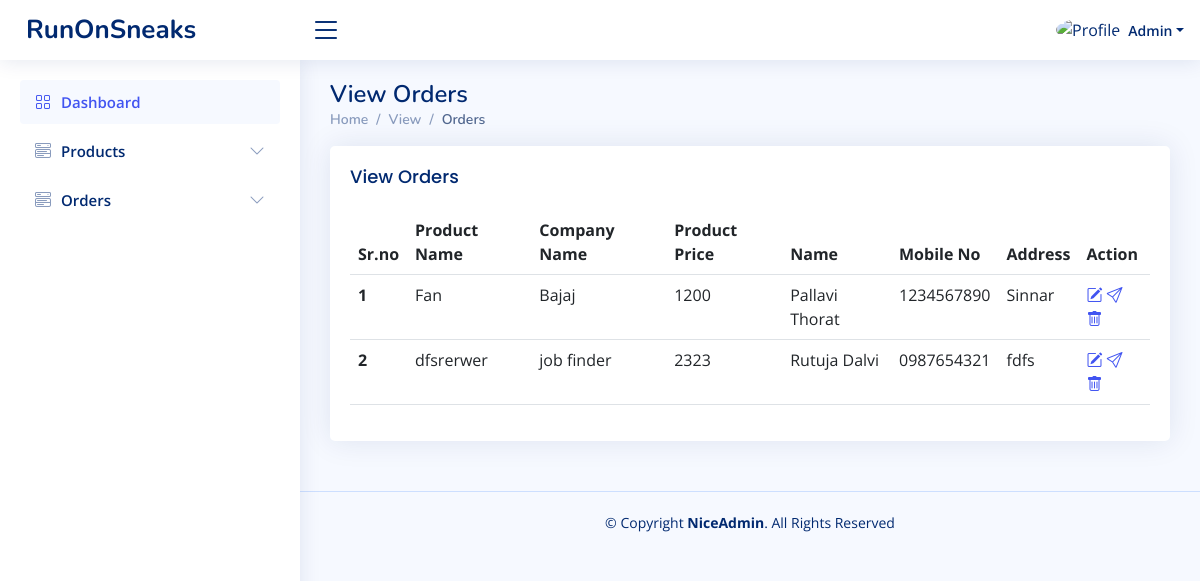
The page /view_orders.php (signed in) on the database its author committed.
### tables this page shows
CREATE TABLE IF NOT EXISTS `order_info` (
  `id` int(11) NOT NULL AUTO_INCREMENT,
  `product_name` varchar(200) NOT NULL,
  `company_name` varchar(200) NOT NULL,
  `product_price` int(50) NOT NULL,
  `cust_name` varchar(100) NOT NULL,
  `cust_mobile` varchar(10) NOT NULL,
  `cust_address` varchar(200) NOT NULL,
  `order_by` int(11) NOT NULL,
  `order_status` varchar(100) NOT NULL,
  `reason` varchar(200) NOT NULL,
  PRIMARY KEY (`id`)
);

### view_orders.php (the view, shortened to what this page needs)
<?php
include('header.php');
?>
<main id="main" class="main">
  <div class="pagetitle">
    <h1>View Orders</h1>
    <nav>
      <ol class="breadcrumb">
        <li class="breadcrumb-item"><a href="index.html">Home</a></li>
        <li class="breadcrumb-item">View</li>
        <li class="breadcrumb-item active">Orders</li>
      </ol>
    </nav>
  </div>
  <section class="section">
    <div class="row">
      <div class="col-lg-12">
        <div class="card">
          <div class="card-body">
            <h5 class="card-title">View Orders</h5>
            <table class="table datatable">
              <thead>
                <tr>
                  <th scope="col">Sr.no</th>
                  <th scope="col">Product Name</th>
                  <th scope="col">Company Name</th>
                  <th scope="col">Product Price</th>
                  <th scope="col">Name</th>
                  <th scope="col">Mobile No</th>
                  <th scope="col">Address</th>
                  <th scope="col">Action</th>
                </tr>
              </thead>
              <tbody>
                <?php
                $login_id = $_SESSION['login_id'];
                include("process\connection.php");
                $count = 1;
                if ($_SESSION['role_id'] == 0) {
                  $querry = "Select * from order_info";
                } else {
                  $querry = "Select * from order_info where order_by='$login_id'";
                }
                $result = mysqli_query($conn, $querry);
                while ($row = mysqli_fetch_assoc($result)) {
                  ?>
                  <tr>
                    <th scope="row">
                      <?php echo $count; ?>
                    </th>
                    <td>
                      <?php echo $row['product_name']; ?>
                    </td>
                    <td>
                      <?php echo $row['company_name']; ?>
                    </td>
                    <td>
                      <?php echo $row['product_price']; ?>
                    </td>
                    <td>
                      <?php echo $row['cust_name']; ?>
                    </td>
                    <td>
                      <?php echo $row['cust_mobile']; ?>
                    </td>
                    <td>
                      <?php echo $row['cust_address']; ?>
                    </td>
                    <td>
                      <a href="edit_orders.php?id=<?php echo $row['id']; ?>"><i class="bi bi-pencil-square"></i></a>
                      <?php if ($_SESSION['role_id'] == 0) { ?>
                        <a href="" data-bs-toggle="modal" data-bs-target="#order_form"><i class="bi bi-send"
                            title="Order Status"></i></a>
                      <?php } ?>
                      <a href="delete_orders.php?id=<?php echo $row['id']; ?>"
                        onclick="return confirm('Are you sure you want to delete this Order?')"><i
                          class="bi bi-trash"></i></a>
                    </td>
                  </tr>
                  <?php $count++;
                } ?>
              </tbody>
            </table>
          </div>
        </div>
      </div>
    </div>
  </section>
</main>
<?php include('footer.php'); ?>

### header.php (shortened to what this page needs)
<!DOCTYPE html>
<html lang="en">
<head>
  <link href="assets/vendor/bootstrap/css/bootstrap.min.css" rel="stylesheet">
  <link href="assets/vendor/bootstrap-icons/bootstrap-icons.css" rel="stylesheet">
  <link href="assets/vendor/boxicons/css/boxicons.min.css" rel="stylesheet">
  <link href="assets/vendor/quill/quill.snow.css" rel="stylesheet">
  <link href="assets/vendor/quill/quill.bubble.css" rel="stylesheet">
  <link href="assets/vendor/remixicon/remixicon.css" rel="stylesheet">
  <link href="assets/vendor/simple-datatables/style.css" rel="stylesheet">
  <link href="assets/css/style.css" rel="stylesheet">
</head>
<body>
  <header id="header" class="header fixed-top d-flex align-items-center">
    <div class="d-flex align-items-center justify-content-between">
      <a href="index.php" class="logo d-flex align-items-center">
        <span class="d-none d-lg-block">RunOnSneaks</span>
      </a>
      <i class="bi bi-list toggle-sidebar-btn"></i>
    </div>
    <?php if ($_SESSION['role_id'] == 0) { ?>
      <nav class="header-nav ms-auto">
        <ul class="d-flex align-items-center">
          <li class="nav-item dropdown pe-3">
            <a class="nav-link nav-profile d-flex align-items-center pe-0" href="#" data-bs-toggle="dropdown">
              <img src="https://th.bing.com/th/id/OIP.n0waXJvNzJqj3wmDBfS1ZwHaHa?w=185&h=185&c=7&r=0&o=5&dpr=1.3&pid=1.7"
                alt="Profile" class="rounded-circle">
              <span class="d-none d-md-block dropdown-toggle ps-2">Admin</span>
            </a>
          </li>
        </ul>
      </nav>
    <?php } ?>
  </header>
  <aside id="sidebar" class="sidebar">
    <ul class="sidebar-nav" id="sidebar-nav">
      <li class="nav-item">
        <a class="nav-link " href="dashboard.php">
          <i class="bi bi-grid"></i>
          <span>Dashboard</span>
        </a>
      </li>
      <?php if ($_SESSION['role_id'] == 0) { ?>
        <li class="nav-item">
          <a class="nav-link collapsed" data-bs-target="#components-nav" data-bs-toggle="collapse" href="#">
            <i class="bi bi-menu-button-wide"></i><span>Products</span><i class="bi bi-chevron-down ms-auto"></i>
          </a>
        </li>
        <li class="nav-item">
          <a class="nav-link collapsed" data-bs-target="#order-nav" data-bs-toggle="collapse" href="#">
            <i class="bi bi-menu-button-wide"></i><span>Orders</span><i class="bi bi-chevron-down ms-auto"></i>
          </a>
        </li>
      <?php } ?>
    </ul>
  </aside>

### footer.php (shortened to what this page needs)
<footer id="footer" class="footer">
  <div class="copyright">
    &copy; Copyright <strong><span>NiceAdmin</span></strong>. All Rights Reserved
  </div>
</footer>
</body>
</html>

### assets/css/style.css (style rules this page uses)
:root { scroll-behavior: smooth; }
body { font-family: "Open Sans", sans-serif; background: #f6f9ff; color: #444444; }
a { color: #4154f1; text-decoration: none; }
h1, h2, h3, h4, h5, h6 { font-family: "Nunito", sans-serif; }
#main { margin-top: 60px; padding: 20px 30px; transition: all 0.3s; }
.pagetitle { margin-bottom: 10px; }
.pagetitle h1 { font-size: 24px; margin-bottom: 0; font-weight: 600; color: #012970; }
.card { margin-bottom: 30px; border: none; border-radius: 5px; box-shadow: 0px 0 30px rgba(1, 41, 112, 0.1); }
.card-title { padding: 20px 0 15px 0; font-size: 18px; font-weight: 500; color: #012970; font-family: "Poppins", sans-serif; }
.card-body { padding: 0 20px 20px 20px; }
.breadcrumb { font-size: 14px; font-family: "Nunito", sans-serif; color: #899bbd; font-weight: 600; }
.breadcrumb a { color: #899bbd; transition: 0.3s; }
.breadcrumb .breadcrumb-item::before { color: #899bbd; }
.breadcrumb .active { color: #51678f; font-weight: 600; }
.logo { line-height: 1; }
@media (min-width: 1200px) { .logo { width: 280px; } }
.logo span { font-size: 26px; font-weight: 700; color: #012970; font-family: "Nunito", sans-serif; }
.header { transition: all 0.5s; z-index: 997; height: 60px; box-shadow: 0px 2px 20px rgba(1, 41, 112, 0.1); background-color: #fff; padding-left: 20px; }
.header .toggle-sidebar-btn { font-size: 32px; padding-left: 10px; cursor: pointer; color: #012970; }
.header-nav ul { list-style: none; }
.header-nav>ul { margin: 0; padding: 0; }
.header-nav .nav-profile { color: #012970; }
.header-nav .nav-profile img { max-height: 36px; }
.header-nav .nav-profile span { font-size: 14px; font-weight: 600; }
.sidebar { position: fixed; top: 60px; left: 0; bottom: 0; width: 300px; z-index: 996; transition: all 0.3s; padding: 20px; overflow-y: auto; scrollbar-width: thin; scrollbar-color: #aab7cf transparent; box-shadow: 0px 0px 20px rgba(1, 41, 112, 0.1); background-color: #fff; }
@media (min-width: 1200px) { #main, #footer { margin-left: 300px; } }
.sidebar-nav { padding: 0; margin: 0; list-style: none; }
.sidebar-nav li { padding: 0; margin: 0; list-style: none; }
.sidebar-nav .nav-item { margin-bottom: 5px; }
.sidebar-nav .nav-link { display: flex; align-items: center; font-size: 15px; font-weight: 600; color: #4154f1; transition: 0.3; background: #f6f9ff; padding: 10px 15px; border-radius: 4px; }
.sidebar-nav .nav-link i { font-size: 16px; margin-right: 10px; color: #4154f1; }
.sidebar-nav .nav-link.collapsed { color: #012970; background: #fff; }
.sidebar-nav .nav-link.collapsed i { color: #899bbd; }
.sidebar-nav .nav-link .bi-chevron-down { margin-right: 0; transition: transform 0.2s ease-in-out; }
.footer { padding: 20px 0; font-size: 14px; transition: all 0.3s; border-top: 1px solid #cddfff; }
.footer .copyright { text-align: center; color: #012970; }

### rows shown on the page
order_info: product_name "Fan", company_name "Bajaj", product_price "1200", cust_name "Pallavi Thorat", cust_mobile "1234567890", cust_address "Sinnar"
order_info: product_name "dfsrerwer", company_name "job finder", product_price "2323", cust_name "Rutuja Dalvi", cust_mobile "0987654321", cust_address "fdfs"
